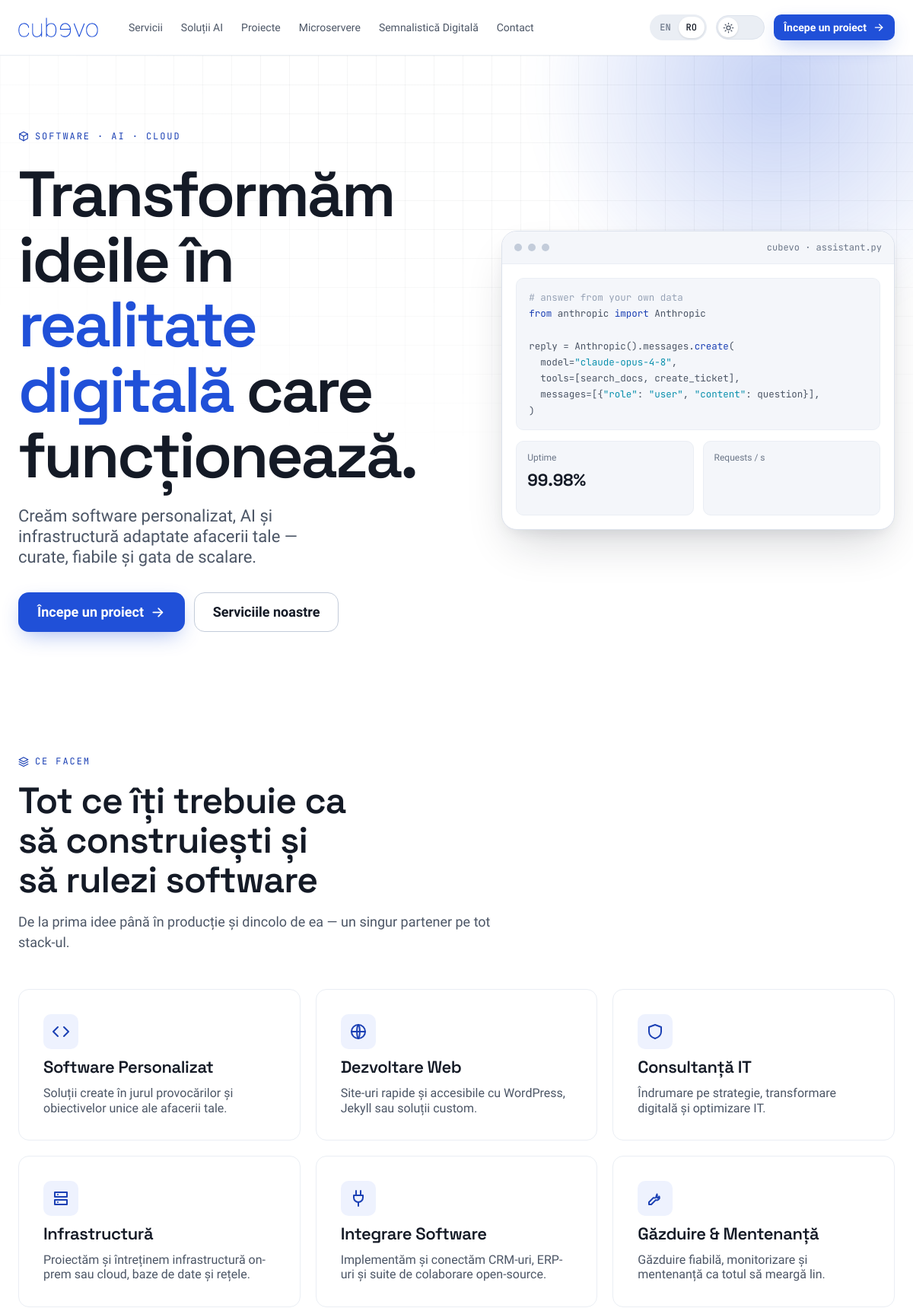
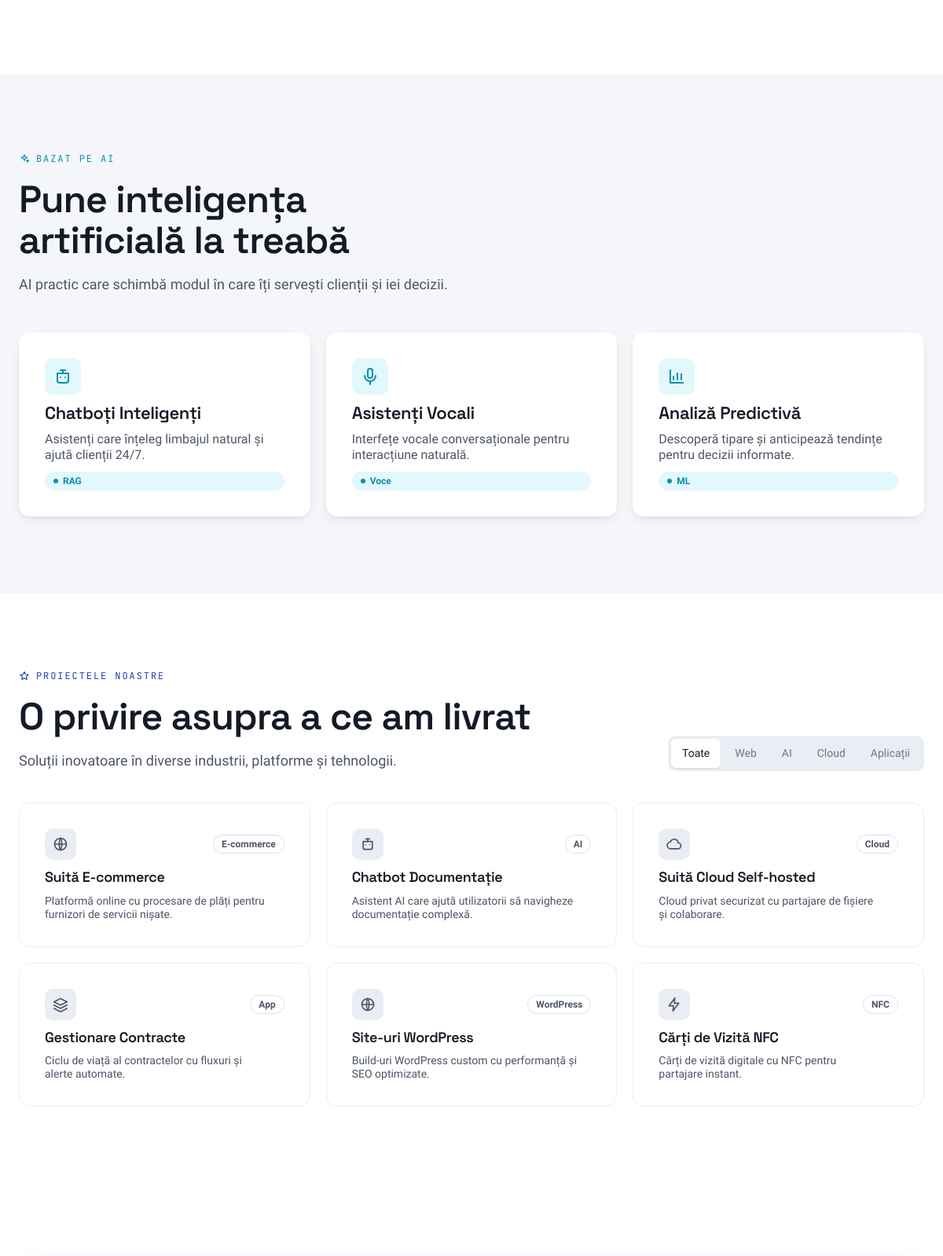
The page / (upper part) on the database its author committed (2 pictures, top to bottom).
### apps/core/models.py (models this page shows, shortened)
class ContentItem(models.Model):
    icon = models.CharField(max_length=32, choices=ICON_CHOICES)
    title_en = models.CharField('Title (EN)', max_length=120)
    title_ro = models.CharField('Title (RO)', max_length=120)
    desc_en = models.TextField('Description (EN)')
    desc_ro = models.TextField('Description (RO)')
    order = models.PositiveIntegerField(default=0, db_index=True,
                                        help_text='Lower numbers show first.')
    is_active = models.BooleanField(default=True,
                                    help_text='Untick to hide from the site without deleting.')
    class Meta:
        abstract = True
        ordering = ['order', 'id']

class Service(ContentItem):
    class Meta(ContentItem.Meta):
        verbose_name = 'Service'
        verbose_name_plural = 'Services'

class AIService(ContentItem):
    badge_en = models.CharField('Badge (EN)', max_length=40, blank=True,
                                help_text='Small pill on the card, e.g. "RAG", "Voice".')
    badge_ro = models.CharField('Badge (RO)', max_length=40, blank=True)
    class Meta(ContentItem.Meta):
        verbose_name = 'AI Service'
        verbose_name_plural = 'AI Services'

class Project(ContentItem):
    CATEGORY_CHOICES = [
        ('web', 'Web'),
        ('ai', 'AI'),
        ('cloud', 'Cloud'),
        ('software', 'Software'),
    ]
    category = models.CharField(max_length=20, choices=CATEGORY_CHOICES,
                                help_text='Drives the "Our work" filter buttons.')
    tag = models.CharField(max_length=40,
                           help_text='Badge label on the card, e.g. "E-commerce", "WordPress".')
    class Meta(ContentItem.Meta):
        verbose_name = 'Project'
        verbose_name_plural = 'Projects'

### apps/core/views.py (the view)
# urls.py: path('', views.index, name='index'),
def index(request):
    context = {
        'services': Service.objects.filter(is_active=True),
        'ai_services': AIService.objects.filter(is_active=True),
        'projects': Project.objects.filter(is_active=True),
    }
    return render(request, 'core/index.html', context)

### templates/core/index.html (shortened to what this page needs)
{% extends "core/base_v2.html" %}
{% block main_content %}
    <section class="hero" id="top">
        <div class="hero__grid-bg"></div>
        <div class="hero__glow"></div>
        <div class="wrap hero__inner">
            <div class="hero__copy">
                <span class="eyebrow">{% include "core/includes/icon.html" with name="cube" size=14 %} Software · AI · Cloud</span>
                <h1>
                    <span x-show="language === 'ro'">Transformăm ideile în <span class="accent">realitate digitală</span> care funcționează.</span>
                </h1>
                <p class="hero__lead">
                    <span x-show="language === 'ro'">Creăm software personalizat, AI și infrastructură adaptate afacerii tale — curate, fiabile și gata de scalare.</span>
                </p>
                <div class="hero__cta">
                    <a class="cv-btn cv-btn--primary cv-btn--lg" href="#contact">
                        <span class="cv-btn__label"><span x-show="language === 'en'">Start a project</span><span x-show="language === 'ro'">Începe un proiect</span></span>
                        <span class="cv-btn__icon">{% include "core/includes/icon.html" with name="arrowRight" size=18 %}</span>
                    </a>
                    <a class="cv-btn cv-btn--secondary cv-btn--lg" href="#services">
                        <span class="cv-btn__label"><span x-show="language === 'en'">Our services</span><span x-show="language === 'ro'">Serviciile noastre</span></span>
                    </a>
                </div>
            </div>
            <div class="preview" aria-hidden="true">
                <div class="preview__bar">
                    <span class="preview__dot"></span><span class="preview__dot"></span><span class="preview__dot"></span>
                    <span class="preview__tab">cubevo · assistant.py</span>
                </div>
                <div class="preview__body">
                    <pre class="codeblock"><span class="c"># answer from your own data</span>
<span class="k">from</span> anthropic <span class="k">import</span> Anthropic
reply = Anthropic().messages.<span class="k">create</span>(
  model=<span class="s">"claude-opus-4-8"</span>,
  tools=[search_docs, create_ticket],
  messages=[{<span class="s">"role"</span>: <span class="s">"user"</span>, <span class="s">"content"</span>: question}],
)</pre>
                    <div class="preview__row">
                        <div class="mini">
                            <div class="lbl">Uptime</div>
                            <div class="val">99.98%</div>
                        </div>
                        <div class="mini">
                            <div class="lbl">Requests / s</div>
                            <div class="bars"></div>
                        </div>
                    </div>
                </div>
            </div>
        </div>
    </section>
    <section class="section" id="services">
        <div class="wrap">
            <div class="section__head">
                <span class="eyebrow">{% include "core/includes/icon.html" with name="layers" size=14 %} <span x-show="language === 'en'">What we do</span><span x-show="language === 'ro'">Ce facem</span></span>
                <h2>
                    <span x-show="language === 'ro'">Tot ce îți trebuie ca să construiești și să rulezi software</span>
                </h2>
                <p>
                    <span x-show="language === 'ro'">De la prima idee până în producție și dincolo de ea — un singur partener pe tot stack-ul.</span>
                </p>
            </div>
            <div class="grid-3">
                {% for item in services %}{% include "core/includes/_service_card.html" with item=item %}{% endfor %}
            </div>
        </div>
    </section>
    <section class="section band" id="ai">
        <div class="wrap">
            <div class="section__head">
                <span class="eyebrow" style="color: var(--accent-text)">{% include "core/includes/icon.html" with name="sparkles" size=14 %} <span x-show="language === 'en'">AI-powered</span><span x-show="language === 'ro'">Bazat pe AI</span></span>
                <h2>
                    <span x-show="language === 'ro'">Pune inteligența artificială la treabă</span>
                </h2>
                <p>
                    <span x-show="language === 'ro'">AI practic care schimbă modul în care îți servești clienții și iei decizii.</span>
                </p>
            </div>
            <div class="grid-3">
                {% for item in ai_services %}{% include "core/includes/_ai_card.html" with item=item %}{% endfor %}
            </div>
    </section>
    <section class="section" id="work" x-data="{ workFilter: 'all' }">
        <div class="wrap">
            <div class="work__head">
                <div class="section__head" style="margin: 0">
                    <span class="eyebrow">{% include "core/includes/icon.html" with name="star" size=14 %} <span x-show="language === 'en'">Our work</span><span x-show="language === 'ro'">Proiectele noastre</span></span>
                    <h2><span x-show="language === 'en'">A glimpse of what we have shipped</span><span x-show="language === 'ro'">O privire asupra a ce am livrat</span></h2>
                    <p><span x-show="language === 'en'">Innovative solutions across industries, platforms and stacks.</span><span x-show="language === 'ro'">Soluții inovatoare în diverse industrii, platforme și tehnologii.</span></p>
                </div>
                <div class="cv-tabs cv-tabs--pill">
                    <div class="cv-tabs__list" role="tablist">
                        <button type="button" role="tab" class="cv-tab" :aria-selected="workFilter === 'all'" @click="workFilter = 'all'"><span x-show="language === 'en'">All</span><span x-show="language === 'ro'">Toate</span></button>
                        <button type="button" role="tab" class="cv-tab" :aria-selected="workFilter === 'web'" @click="workFilter = 'web'">Web</button>
                        <button type="button" role="tab" class="cv-tab" :aria-selected="workFilter === 'ai'" @click="workFilter = 'ai'">AI</button>
                        <button type="button" role="tab" class="cv-tab" :aria-selected="workFilter === 'cloud'" @click="workFilter = 'cloud'">Cloud</button>
                        <button type="button" role="tab" class="cv-tab" :aria-selected="workFilter === 'software'" @click="workFilter = 'software'"><span x-show="language === 'en'">Apps</span><span x-show="language === 'ro'">Aplicații</span></button>
                    </div>
                </div>
            </div>
            <div class="work__grid">
                {% for item in projects %}{% include "core/includes/_project_card.html" with item=item %}{% endfor %}
            </div>
        </div>
    </section>
    <section class="section contact" id="contact">
    </section>
{% endblock %}

### templates/core/base_v2.html (shortened to what this page needs)
{% load static %}
<!DOCTYPE html>
<html lang="ro" data-theme="light">
    <head>
        <link rel="stylesheet" href="{% static 'css/ds/styles.css' %}">
        <link rel="stylesheet" href="{% static 'css/ds/components.css' %}">
        <link rel="stylesheet" href="{% static 'css/ds/site.css' %}">
        <link rel="stylesheet" href="{% static 'css/ds/site-extras.css' %}">
    </head>
    <body
        class="site"
        x-data="{
            theme: document.documentElement.getAttribute('data-theme') || 'light',
            language: localStorage.getItem('language') || 'ro',
            menuOpen: false
        }"
        x-init="
            $watch('theme', val => {
                document.documentElement.setAttribute('data-theme', val);
                localStorage.setItem('cubevo-theme', val);
            });
            $watch('language', val => localStorage.setItem('language', val));
        "
    >
        {% include "core/includes/header_v2.html" %}
        <main id="main-content" role="main">
            {% block main_content %}{% endblock %}
        </main>
    </body>
</html>

### templates/core/includes/header_v2.html (shortened to what this page needs)
{% load static %}
<header class="hdr">
    <div class="wrap hdr__row">
        <a class="hdr__logo" href="{% url 'index' %}" aria-label="Cubevo — home">
            <img class="logo-light" src="{% static 'img/logos/cubevo-wordmark-blue.svg' %}" alt="Cubevo">
        </a>
        <nav class="hdr__nav" aria-label="Main navigation">
            <a href="{% url 'index' %}#services"><span x-show="language === 'en'">Services</span><span x-show="language === 'ro'">Servicii</span></a>
            <a href="{% url 'index' %}#ai"><span x-show="language === 'en'">AI Solutions</span><span x-show="language === 'ro'">Soluții AI</span></a>
            <a href="{% url 'index' %}#work"><span x-show="language === 'en'">Projects</span><span x-show="language === 'ro'">Proiecte</span></a>
            <a href="{% url 'microservers' %}"><span x-show="language === 'en'">Microservers</span><span x-show="language === 'ro'">Microservere</span></a>
            <a href="{% url 'digital_signage' %}"><span x-show="language === 'en'">Digital Signage</span><span x-show="language === 'ro'">Semnalistică Digitală</span></a>
            <a href="{% url 'index' %}#contact"><span x-show="language === 'en'">Contact</span><span x-show="language === 'ro'">Contact</span></a>
        </nav>
        <div class="hdr__actions">
            <div class="langtoggle" role="group" aria-label="Language">
                <button type="button" :aria-pressed="language === 'en'" @click="language = 'en'">EN</button>
                <button type="button" :aria-pressed="language === 'ro'" @click="language = 'ro'">RO</button>
            </div>
            <button type="button" class="cv-themetoggle" role="switch"
                :aria-checked="theme === 'dark'" aria-label="Toggle dark mode"
                @click="theme = theme === 'dark' ? 'light' : 'dark'">
                <span class="cv-themetoggle__knob">
                    <span class="cv-themetoggle__ic cv-ic-sun" aria-hidden="true">
                        <svg viewBox="0 0 24 24" fill="none" stroke="currentColor" stroke-width="2" stroke-linecap="round" stroke-linejoin="round"><circle cx="12" cy="12" r="4"/><path d="M12 2v2M12 20v2M4 12H2M22 12h-2M5 5l1.5 1.5M17.5 17.5 19 19M19 5l-1.5 1.5M6.5 17.5 5 19"/></svg>
                    </span>
                </span>
            </button>
            <span class="hdr__cta">
                <a class="cv-btn cv-btn--primary cv-btn--sm" href="{% url 'index' %}#contact">
                    <span class="cv-btn__label"><span x-show="language === 'en'">Start a project</span><span x-show="language === 'ro'">Începe un proiect</span></span>
                    <span class="cv-btn__icon"><svg viewBox="0 0 24 24" width="16" height="16" fill="none" stroke="currentColor" stroke-width="2" stroke-linecap="round" stroke-linejoin="round"><path d="M5 12h14"/><path d="M13 6l6 6-6 6"/></svg></span>
                </a>
            </span>
        </div>
    </div>
</header>

### templates/core/includes/icon.html (shortened to what this page needs)
{% load core_icons %}<svg viewBox="0 0 24 24" width="{{ size|default:24 }}" height="{{ size|default:24 }}" fill="none" stroke="currentColor" stroke-width="{{ stroke|default:2 }}" stroke-linecap="round" stroke-linejoin="round" aria-hidden="true">{{ name|icon_paths }}</svg>

### templates/core/includes/_service_card.html (shortened to what this page needs)
<div class="cv-card cv-card--outline cv-card--pad-lg cv-card--interactive">
    <div class="feature">
        <div class="feature__ico">{% include "core/includes/icon.html" with name=item.icon size=24 %}</div>
        <h3><span x-show="language === 'en'">{{ item.title_en }}</span><span x-show="language === 'ro'">{{ item.title_ro }}</span></h3>
        <p><span x-show="language === 'en'">{{ item.desc_en }}</span><span x-show="language === 'ro'">{{ item.desc_ro }}</span></p>
    </div>
</div>

### templates/core/includes/_ai_card.html (shortened to what this page needs)
<div class="cv-card cv-card--elevated cv-card--pad-lg cv-card--interactive">
    <div class="feature">
        <div class="feature__ico ai-ico">{% include "core/includes/icon.html" with name=item.icon size=24 %}</div>
        <h3><span x-show="language === 'en'">{{ item.title_en }}</span><span x-show="language === 'ro'">{{ item.title_ro }}</span></h3>
        <p><span x-show="language === 'en'">{{ item.desc_en }}</span><span x-show="language === 'ro'">{{ item.desc_ro }}</span></p>
        {% if item.badge_en or item.badge_ro %}<span class="cv-badge cv-badge--accent cv-badge--md"><span class="cv-badge__dot"></span><span x-show="language === 'en'">{{ item.badge_en }}</span><span x-show="language === 'ro'">{{ item.badge_ro }}</span></span>{% endif %}
    </div>
</div>

### templates/core/includes/_project_card.html (shortened to what this page needs)
<div class="cv-card cv-card--outline cv-card--pad-lg cv-card--interactive"
    x-show="workFilter === 'all' || workFilter === '{{ item.category }}'">
    <div class="project">
        <div class="project__top">
            <div class="project__ico">{% include "core/includes/icon.html" with name=item.icon size=20 %}</div>
            <span class="cv-badge cv-badge--neutral cv-badge--md cv-badge--outline">{{ item.tag }}</span>
        </div>
        <h3><span x-show="language === 'en'">{{ item.title_en }}</span><span x-show="language === 'ro'">{{ item.title_ro }}</span></h3>
        <p><span x-show="language === 'en'">{{ item.desc_en }}</span><span x-show="language === 'ro'">{{ item.desc_ro }}</span></p>
    </div>
</div>

### templates/core/includes/footer_v2.html (shortened to what this page needs)
{% load static %}

### rows shown on the page
Service: {{ size|default:24 }} 24 (drawn), title_ro "Software Personalizat", desc_ro "Soluții create în jurul provocărilor și obiectivelor unice ale afacerii tale."
Service: {{ size|default:24 }} 24 (drawn), title_ro "Dezvoltare Web", desc_ro "Site-uri rapide și accesibile cu WordPress, Jekyll sau soluții custom."
Service: {{ size|default:24 }} 24 (drawn), title_ro "Consultanță IT", desc_ro "Îndrumare pe strategie, transformare digitală și optimizare IT."
Service: {{ size|default:24 }} 24 (drawn), title_ro "Infrastructură", desc_ro "Proiectăm și întreținem infrastructură on-prem sau cloud, baze de date și rețele."
Service: {{ size|default:24 }} 24 (drawn), title_ro "Integrare Software", desc_ro "Implementăm și conectăm CRM-uri, ERP-uri și suite de colaborare open-source."
Service: {{ size|default:24 }} 24 (drawn), title_ro "Găzduire & Mentenanță", desc_ro "Găzduire fiabilă, monitorizare și mentenanță ca totul să meargă lin."
AIService: {{ size|default:24 }} 24 (drawn), title_ro "Chatboți Inteligenți", desc_ro "Asistenți care înțeleg limbajul natural și ajută clienții 24/7.", badge_ro "RAG"
AIService: {{ size|default:24 }} 24 (drawn), title_ro "Asistenți Vocali", desc_ro "Interfețe vocale conversaționale pentru interacțiune naturală.", badge_ro "Voce"
AIService: {{ size|default:24 }} 24 (drawn), title_ro "Analiză Predictivă", desc_ro "Descoperă tipare și anticipează tendințe pentru decizii informate.", badge_ro "ML"
Project: {{ size|default:24 }} 20 (drawn), tag "E-commerce", title_ro "Suită E-commerce", desc_ro "Platformă online cu procesare de plăți pentru furnizori de servicii nișate."
Project: {{ size|default:24 }} 20 (drawn), tag "AI", title_ro "Chatbot Documentație", desc_ro "Asistent AI care ajută utilizatorii să navigheze documentație complexă."
Project: {{ size|default:24 }} 20 (drawn), tag "Cloud", title_ro "Suită Cloud Self-hosted", desc_ro "Cloud privat securizat cu partajare de fișiere și colaborare."
Project: {{ size|default:24 }} 20 (drawn), tag "App", title_ro "Gestionare Contracte", desc_ro "Ciclu de viață al contractelor cu fluxuri și alerte automate."
Project: {{ size|default:24 }} 20 (drawn), tag "WordPress", title_ro "Site-uri WordPress", desc_ro "Build-uri WordPress custom cu performanță și SEO optimizate."
Project: {{ size|default:24 }} 20 (drawn), tag "NFC", title_ro "Cărți de Vizită NFC", desc_ro "Cărți de vizită digitale cu NFC pentru partajare instant."
